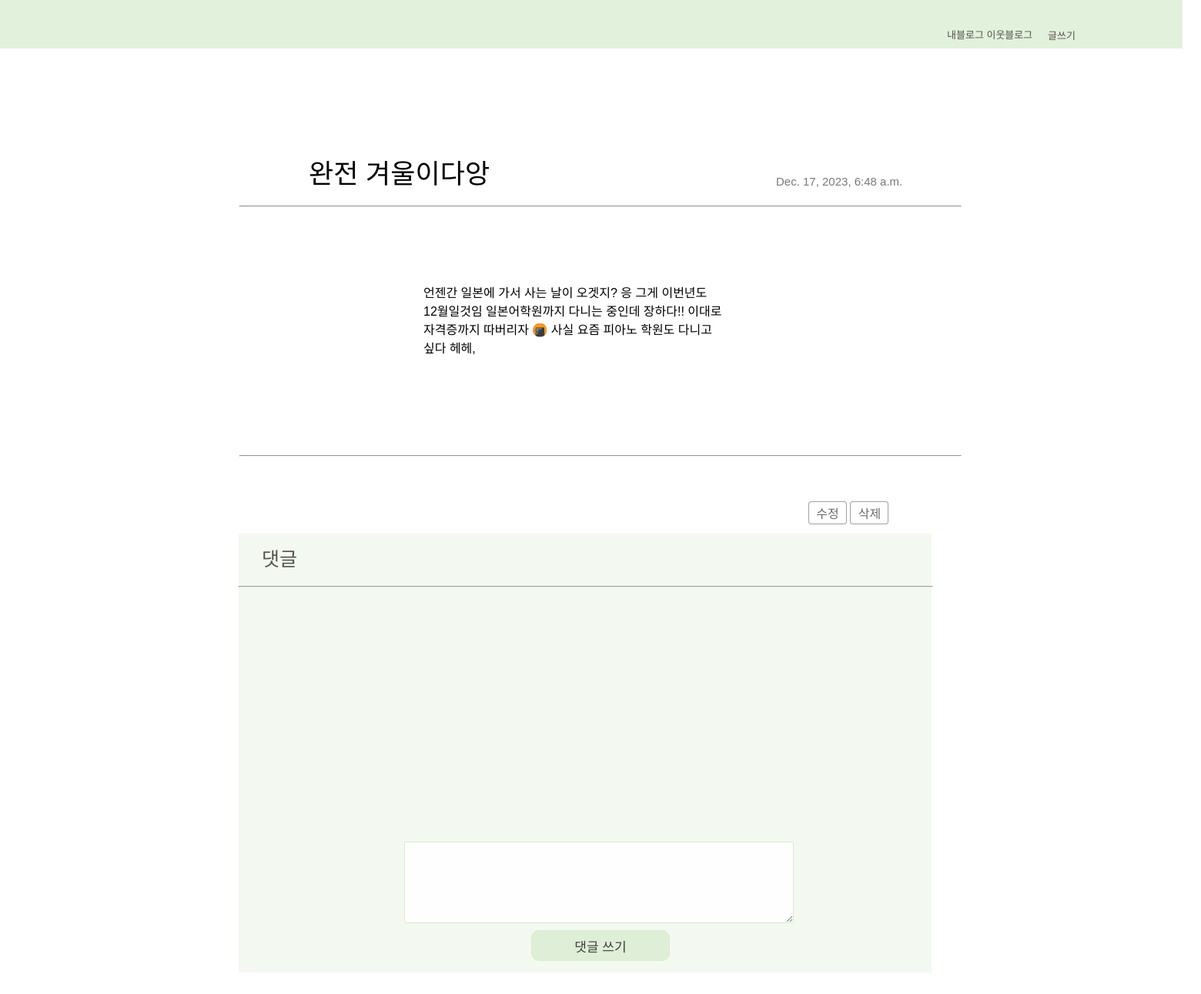
/detail/22/, run on the app's committed database.
### blogapp/models.py (models this page shows, shortened)
class Write(models.Model):
    title = models.CharField(max_length=100)  # 제목
    contents = models.TextField()  # 내용
    updated_at = models.DateTimeField(auto_now=True)  # 글 작성 시간

### blogapp/views.py (the view)
# urls.py: path('detail/<int:write_id>/', views.detail, name='detail'),  # 'detail' 뷰에 대한 URL 패턴
def detail(request, write_id):
    my_write = get_object_or_404(Write, id=write_id)
    comments = Comment.objects.filter(write=my_write)
    if request.method == 'POST':
        comment_form = CommentForm(request.POST)
        if comment_form.is_valid():
            new_comment = comment_form.save(commit=False)
            new_comment.write = my_write
            new_comment.save()
            return redirect('detail', write_id=write_id)
    else:
        comment_form = CommentForm()
    return render(request, 'detail.html', {'my_write': my_write, 'comments': comments, 'comment_form': comment_form})

### blogapp/forms.py
class CommentForm(forms.ModelForm):
    class Meta:
        model = Comment
        fields = ['content']

### blogapp/templates/detail.html (shortened to what this page needs)
{% load static %}
<!DOCTYPE html>
<html lang="ko">
  <head>
    <link rel="stylesheet" href="{% static 'css/detail.css' %}" />
  </head>
  <body>
    <div class="header">
      <a href="{% url 'index' %}"> 내블로그 이웃블로그</a>
      <div class="create">
        <a href="{% url 'create' %}">글쓰기</a>
      </div>
    </div>
    <div class="wtitle">{{my_write.title}}</div>
    <div class="date">{{my_write.updated_at}}</div>
    <div class = "update">
      <button class = "upde"><a href="{% url 'update' write_id=my_write.id %}">수정</a></button>
    <button class = "upde"><a href="{% url 'delete' write_id=my_write.id %}"> 삭제</a></button>
    </div>
    <br />
    <hr style="border: 0.1px color= #6765657c;;" width="60%" />
    <div class="contents">{{my_write.contents}}</div>
    <br />
    <hr style="border: 0.3px color= #767272" width="60%" />
    <div class ="comment">
      <div class="eotrmf">댓글</div>
      <hr style="border: 0.3px color= #767272" width="100%" />
    </div>
    <div class="post">
    <form method="post" action="{% url 'detail' write_id=my_write.id %}">
      {% csrf_token %} {{ comment_form.as_p }}
      <div class="btn"><button type="submit">댓글 쓰기</button></div>
    </form>
  </div>
  </body>
</html>

### blogapp/static/css/detail.css (style rules this page uses)
* { text-decoration: none; color: #000; }
body { font-family: "Arial", sans-serif; margin: 0; padding: 0; }
.header { width: 1536px; height: 63px; background-color: rgba(214, 235, 204, 0.7); }
.header a { color: #555151; padding-top: 35px; margin-left: 1230px; font-weight: 545; font-size: 13px; line-height: normal; display: flex; text-decoration: none; }
.header .create { transform: translateX(131px) translateY(-53px); }
.wtitle { font-size: 35px; text-align: left; font-weight: 500; margin-left: 400px; margin-top: 80px; transform: translateX(1px)translateY(54px); }
.date { margin-left: 908px; color: #676565e0; transform: translateX(100px)translateY(33px); font-size: 15px; }
.contents { margin-left: 550px; word-break: keep-all; width: 400px; margin-top: 100px; margin-bottom: 100px; line-height: 1.5; }
.eotrmf { color: #555151; width: 90px; height: 30px; font-size: 25px; padding: 15px; padding-left: 30px; word-break: keep-all; }
.update .upde { transform: translateX(1050px)translateY(440px); font-size: 16px; width: 50px; height: 30px; border: 0.2px solid rgba(123, 123, 123, 0.7); }
.comment { margin-top: 100px; margin-left: 310px; background-color: #D6EBCC4D; width: 900px; height: 400px; justify-content: center; align-items: center; line-height: 1.5; word-break: keep-all; }
button { font-size: 11px; border: 0.2px solid rgba(214, 235, 204, 0.7);; width: 40px; height: 23px; align-items: center; border-radius: 4px; background-color: rgb(255, 254, 254); }
button a { color: #6b6b6b; }
.post { width: 900px; height: 170px; background-color: #D6EBCC4D; margin-left: 310px; margin-bottom: 100px; }
textarea[name="content"] { border: 0.2px solid rgb(214, 235, 204); height: 100px; width: 500px; font-size: 13px; border-radius: 2px; background-color: rgb(255, 254, 254); margin-left: 150px; }
.btn button { background-color: rgba(214, 235, 204, 0.7); color: #3d3d3d; font-size: 17px; border: 0.2px solid rgba(214, 235, 204, 0.7); width: 180px; height: 40px; border-radius: 10px; margin-left: 380px; margin-top: 5px; }
label { color: #00000000; }
p { margin: 0px; }

### data on the page
Write: title "완전 겨울이다앙", updated_at "Dec. 17, 2023, 6:48 a.m.", contents "언젠간 일본에 가서 사는 날이 오겟지? 응 그게 이번년도 12월일것임 일본어학원까지 다니는 중인데 장하다!! 이대로 자격증까지 따버리자 🍘 사실 요즘 피아노 학원도 다니고 싶다 헤헤,"
